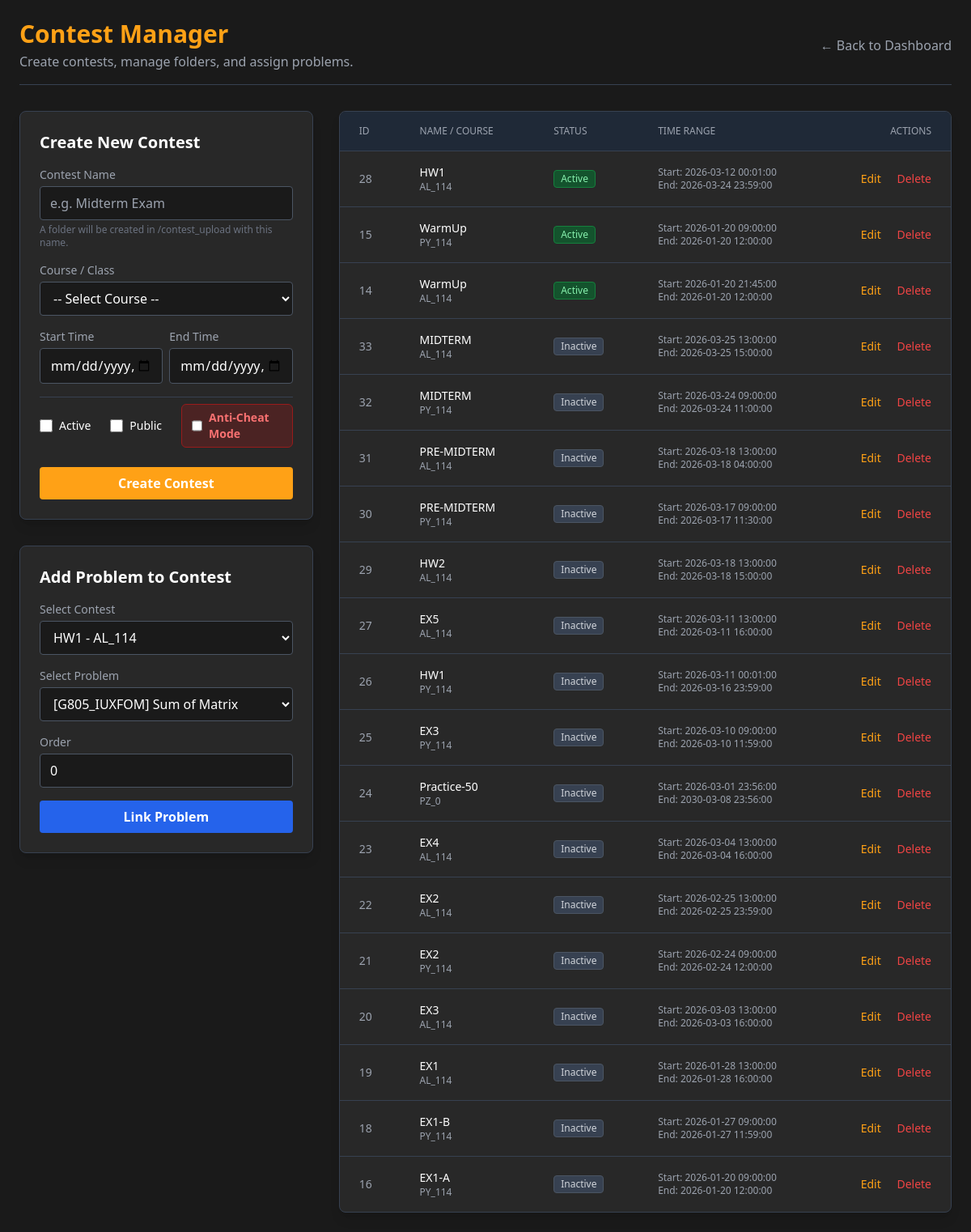
Screenshot of /GCIOJ/contest_management.php (signed in) with the database file from the repository.
### tables this page shows
CREATE TABLE `contest` (
  `id` int NOT NULL AUTO_INCREMENT,
  `name` varchar(100) NOT NULL,
  `course_id` int NOT NULL,
  `course` varchar(100) DEFAULT NULL,
  `is_active` tinyint(1) NOT NULL DEFAULT '0',
  `is_public` tinyint(1) NOT NULL DEFAULT '0',
  `anti_cheat` tinyint(1) NOT NULL DEFAULT '0',
  `start_time` datetime DEFAULT NULL,
  `end_time` datetime DEFAULT NULL,
  PRIMARY KEY (`id`)
);

### GCIOJ/db.php (called while the page is built, shortened)
<?php
class DB
{
    private static $pdo = null;
    public static function connect()
    {
        if (self::$pdo === null) {
            try {
                $host = DB_HOST;
                $db = DB_NAME;
                $user = DB_USER;
                $pass = DB_PASS;
                $charset = 'utf8mb4';
                $dsn = "mysql:host=$host;dbname=$db;charset=$charset";
                self::$pdo = new PDO($dsn, $user, $pass, [
                    PDO::ATTR_ERRMODE => PDO::ERRMODE_EXCEPTION,
                    PDO::ATTR_DEFAULT_FETCH_MODE => PDO::FETCH_ASSOC
                ]);
            }
            catch (PDOException $e) {
                die("DB Connection Error: " . $e->getMessage());
            }
        }
        return self::$pdo;
    }
}
?>

### GCIOJ/contest.php (called while the page is built, shortened)
<?php
require_once 'db.php';
class Contest
{
    public static function getAll()
    {
        return DB::connect()->query("SELECT * FROM contest ORDER BY is_active DESC, id DESC")->fetchAll();
    }
}
?>

### GCIOJ/problem.php (called while the page is built, shortened)
<?php
require_once 'db.php';
class Problem {
    public static function getAll() {
        return DB::connect()->query("SELECT * FROM problem ORDER BY id DESC")->fetchAll();
    }
}
?>

### GCIOJ/contest_management.php (the view, shortened to what this page needs)
<?php
require_once 'contest.php';
require_once 'problem.php';
$editMode = false;
$contestToEdit = null;
$contests = Contest::getAll();
$allProblems = Problem::getAll();
?>
<!DOCTYPE html>
<html lang="en" class="dark">
<head>
    <script src="https://cdn.tailwindcss.com"></script>
</head>
<body class="bg-dark-bg text-dark-text font-sans min-h-screen p-6">
    <div class="max-w-7xl mx-auto">
        <div class="flex justify-between items-center mb-8 pb-4 border-b border-gray-700">
            <div>
                <h1 class="text-3xl font-bold text-brand-orange">Contest Manager</h1>
                <p class="text-dark-muted mt-1">Create contests, manage folders, and assign problems.</p>
            </div>
            <a href="dashboard.php" class="text-dark-muted hover:text-white">&larr; Back to Dashboard</a>
        </div>
        <div class="grid grid-cols-1 lg:grid-cols-3 gap-8">
            <div class="lg:col-span-1 space-y-8">
                <div class="bg-dark-surface p-6 rounded-lg border border-gray-700 shadow-lg">
                    <h2 class="text-xl font-bold mb-4 text-white">
                        <?= $editMode ? 'Edit Contest' : 'Create New Contest' ?>
                    </h2>
                    <form method="POST" action="contest_management.php">
                        <div class="space-y-4">
                            <div>
                                <label class="block text-sm text-dark-muted mb-1">Contest Name</label>
                                <input type="text" name="name" required class="w-full bg-dark-bg border border-gray-600 rounded px-3 py-2 focus:border-brand-orange outline-none text-white"
                                       value="<?= $editMode ? htmlspecialchars($contestToEdit['name']) : '' ?>" placeholder="e.g. Midterm Exam">
                                <p class="text-xs text-gray-500 mt-1">A folder will be created in /contest_upload with this name.</p>
                            </div>
                            <div>
                                <label class="block text-sm text-dark-muted mb-1">Course / Class</label>
                                <select name="course" class="w-full bg-dark-bg border border-gray-600 rounded px-3 py-2 text-white focus:border-brand-orange outline-none">
                                    <option value="">-- Select Course --</option>
                                </select>
                            </div>
                            <div class="grid grid-cols-2 gap-2">
                                <div>
                                    <label class="block text-sm text-dark-muted mb-1">Start Time</label>
                                    <input type="datetime-local" name="start_time" required class="w-full bg-dark-bg border border-gray-600 rounded px-3 py-2 text-white"
                                           value="<?= $editMode ? date('Y-m-d\TH:i', strtotime($contestToEdit['start_time'])) : '' ?>">
                                </div>
                                <div>
                                    <label class="block text-sm text-dark-muted mb-1">End Time</label>
                                    <input type="datetime-local" name="end_time" required class="w-full bg-dark-bg border border-gray-600 rounded px-3 py-2 text-white"
                                           value="<?= $editMode ? date('Y-m-d\TH:i', strtotime($contestToEdit['end_time'])) : '' ?>">
                                </div>
                            </div>
                            <div class="flex gap-6 mt-2 pt-2 border-t border-gray-700">
                                <label class="flex items-center space-x-2 cursor-pointer">
                                    <input type="checkbox" name="is_active" value="1" class="w-4 h-4 text-brand-orange bg-dark-bg border-gray-600 rounded"
                                        <?= ($editMode && $contestToEdit['is_active']) ? 'checked' : '' ?>>
                                    <span class="text-white text-sm">Active</span>
                                </label>
                                <label class="flex items-center space-x-2 cursor-pointer">
                                    <input type="checkbox" name="is_public" value="1" class="w-4 h-4 text-brand-orange bg-dark-bg border-gray-600 rounded"
                                        <?= ($editMode && $contestToEdit['is_public']) ? 'checked' : '' ?>>
                                    <span class="text-white text-sm">Public</span>
                                </label>
                                <label class="flex items-center space-x-2 cursor-pointer bg-red-900/40 px-3 py-1.5 rounded-md border border-red-800 ml-auto">
                                    <input type="checkbox" name="anti_cheat" value="1" class="w-4 h-4 text-red-500 bg-dark-bg border-gray-600 rounded"
                                        <?= ($editMode && isset($contestToEdit['anti_cheat']) && $contestToEdit['anti_cheat']) ? 'checked' : '' ?>>
                                    <span class="text-red-400 font-bold text-sm">Anti-Cheat Mode</span>
                                </label>
                            </div>
                        </div>
                        <div class="mt-6 flex gap-2">
                            <button type="submit" class="flex-1 bg-brand-orange hover:bg-orange-600 text-white font-bold py-2 px-4 rounded transition">
                                <?= $editMode ? 'UPDATE contest' : 'Create Contest' ?>
                            </button>
                        </div>
                    </form>
                </div>
                <div class="bg-dark-surface p-6 rounded-lg border border-gray-700 shadow-lg">
                    <h2 class="text-xl font-bold mb-4 text-white">Add Problem to Contest</h2>
                    <form method="POST" action="contest_management.php">
                        <div class="space-y-4">
                            <div>
                                <label class="block text-sm text-dark-muted mb-1">Select Contest</label>
                                <select name="contest_name_link" class="w-full bg-dark-bg border border-gray-600 rounded px-3 py-2 text-white">
                                    <?php foreach ($contests as $c): ?>
                                        <option value="<?= htmlspecialchars($c['name']) ?>+<?= htmlspecialchars($c['course']) ?>" <?= ($editMode && $contestToEdit['id'] == $c['id']) ? 'selected' : '' ?>>
                                            <?= htmlspecialchars($c['name']) ?> -  <?= htmlspecialchars($c['course']) ?>
                                        </option>
                                    <?php endforeach; ?>
                                </select>
                            </div>
                            <div>
                                <label class="block text-sm text-dark-muted mb-1">Select Problem</label>
                                <select name="problem_code_link" class="w-full bg-dark-bg border border-gray-600 rounded px-3 py-2 text-white">
                                    <?php foreach ($allProblems as $p): ?>
                                        <option value="<?= htmlspecialchars($p['code']) ?>">
                                            [<?= htmlspecialchars($p['code']) ?>] <?= htmlspecialchars($p['title']) ?>
                                        </option>
                                    <?php endforeach; ?>
                                </select>
                            </div>
                            <div>
                                <label class="block text-sm text-dark-muted mb-1">Order</label>
                                <input type="number" name="problem_order" value="0" class="w-full bg-dark-bg border border-gray-600 rounded px-3 py-2 text-white">
                            </div>
                            <button type="submit" class="w-full bg-blue-600 hover:bg-blue-500 text-white font-bold py-2 px-4 rounded transition">Link Problem</button>
                        </div>
                    </form>
                </div>
            </div>
            <div class="lg:col-span-2">
                <div class="bg-dark-surface rounded-lg border border-gray-700 overflow-hidden shadow-lg">
                    <table class="w-full text-left border-collapse">
                        <thead>
                            <tr class="bg-gray-800 text-dark-muted text-xs uppercase border-b border-gray-700">
                                <th class="px-6 py-4 font-medium">ID</th>
                                <th class="px-6 py-4 font-medium">Name / Course</th>
                                <th class="px-6 py-4 font-medium">Status</th>
                                <th class="px-6 py-4 font-medium">Time Range</th>
                                <th class="px-6 py-4 font-medium text-right">Actions</th>
                            </tr>
                        </thead>
                        <tbody class="divide-y divide-gray-700 text-sm">
                            <?php foreach ($contests as $row): ?>
                            <tr class="hover:bg-dark-hover transition">
                                <td class="px-6 py-4 text-dark-muted"><?= $row['id'] ?></td>
                                <td class="px-6 py-4">
                                    <div class="font-medium text-white"><?= htmlspecialchars($row['name']) ?></div>
                                    <div class="text-xs text-dark-muted"><?= htmlspecialchars($row['course']) ?></div>
                                </td>
                                <td class="px-6 py-4">
                                    <?php if ($row['is_active']): ?>
                                        <span class="inline-flex items-center px-2 py-0.5 rounded text-xs font-medium bg-green-900 text-green-300 border border-green-700">Active</span>
                                    <?php else: ?>
                                        <span class="inline-flex items-center px-2 py-0.5 rounded text-xs font-medium bg-gray-700 text-gray-300 border border-gray-600">Inactive</span>
                                    <?php endif; ?>
                                </td>
                                <td class="px-6 py-4 text-gray-400">
                                    <div class="text-xs">
                                        Start: <?= $row['start_time'] ?><br>
                                        End: <?= $row['end_time'] ?>
                                    </div>
                                </td>
                                <td class="px-6 py-4 text-right space-x-2">
                                    <a href="contest_management.php?edit_id=<?= $row['id'] ?>" class="text-brand-orange hover:text-white transition">Edit</a>
                                    <form method="POST" action="contest_management.php" class="inline-block" onsubmit="return confirm('Delete this contest?');">
                                        <button type="submit" class="text-brand-red hover:text-red-400 transition ml-2">Delete</button>
                                    </form>
                                </td>
                            </tr>
                            <?php endforeach; ?>
                        </tbody>
                    </table>
                </div>
            </div>
        </div>
    </div>
</body>
</html>

### rows the page displays
contest: id "28", name "HW1", course "AL_114", is_active "Active", start_time "2026-03-12 00:01:00", end_time "2026-03-24 23:59:00"
contest: id "15", name "WarmUp", course "PY_114", is_active "Active", start_time "2026-01-20 09:00:00", end_time "2026-01-20 12:00:00"
contest: id "14", name "WarmUp", course "AL_114", is_active "Active", start_time "2026-01-20 21:45:00", end_time "2026-01-20 12:00:00"
contest: id "33", name "MIDTERM", course "AL_114", is_active "Inactive", start_time "2026-03-25 13:00:00", end_time "2026-03-25 15:00:00"
contest: id "32", name "MIDTERM", course "PY_114", is_active "Inactive", start_time "2026-03-24 09:00:00", end_time "2026-03-24 11:00:00"
contest: id "31", name "PRE-MIDTERM", course "AL_114", is_active "Inactive", start_time "2026-03-18 13:00:00", end_time "2026-03-18 04:00:00"
contest: id "30", name "PRE-MIDTERM", course "PY_114", is_active "Inactive", start_time "2026-03-17 09:00:00", end_time "2026-03-17 11:30:00"
contest: id "29", name "HW2", course "AL_114", is_active "Inactive", start_time "2026-03-18 13:00:00", end_time "2026-03-18 15:00:00"
contest: id "27", name "EX5", course "AL_114", is_active "Inactive", start_time "2026-03-11 13:00:00", end_time "2026-03-11 16:00:00"
contest: id "26", name "HW1", course "PY_114", is_active "Inactive", start_time "2026-03-11 00:01:00", end_time "2026-03-16 23:59:00"
contest: id "25", name "EX3", course "PY_114", is_active "Inactive", start_time "2026-03-10 09:00:00", end_time "2026-03-10 11:59:00"
contest: id "24", name "Practice-50", course "PZ_0", is_active "Inactive", start_time "2026-03-01 23:56:00", end_time "2030-03-08 23:56:00"
contest: id "23", name "EX4", course "AL_114", is_active "Inactive", start_time "2026-03-04 13:00:00", end_time "2026-03-04 16:00:00"
contest: id "22", name "EX2", course "AL_114", is_active "Inactive", start_time "2026-02-25 13:00:00", end_time "2026-02-25 23:59:00"
contest: id "21", name "EX2", course "PY_114", is_active "Inactive", start_time "2026-02-24 09:00:00", end_time "2026-02-24 12:00:00"
contest: id "20", name "EX3", course "AL_114", is_active "Inactive", start_time "2026-03-03 13:00:00", end_time "2026-03-03 16:00:00"
contest: id "19", name "EX1", course "AL_114", is_active "Inactive", start_time "2026-01-28 13:00:00", end_time "2026-01-28 16:00:00"
contest: id "18", name "EX1-B", course "PY_114", is_active "Inactive", start_time "2026-01-27 09:00:00", end_time "2026-01-27 11:59:00"
contest: id "16", name "EX1-A", course "PY_114", is_active "Inactive", start_time "2026-01-20 09:00:00", end_time "2026-01-20 12:00:00"

### other values shown
form field contest_name_link "HW1 - AL_114"
